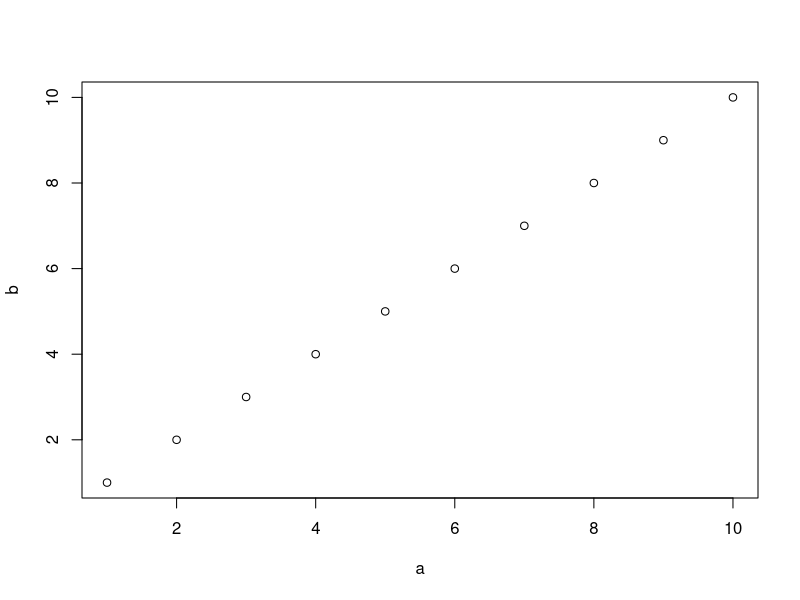

Write R code to recreate this figure.
## ---- chunk 1
# This is code

a <- 1 + 1

a
## ---- chunk 2
# This code will be evaluated,

a <- 1:10
b <- 1:10

plot(x = a, y = b)
# but only the output will be shown
